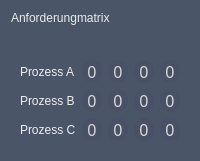
      <widget class="QGroupBox" name="groupBox">
       <property name="styleSheet">
        <string notr="true">background-color: rgb(74, 85, 104);
border-radius: 10px;
border: none;</string>
       </property>
       <layout class="QVBoxLayout" name="verticalLayout_2">
        <item>
         <widget class="QLabel" name="Requirements_headline_label">
          <property name="styleSheet">
           <string notr="true">background-color: none;
color: rgb(235, 235, 235);
font: 18pt &quot;Futura Hv BT&quot;;
border-radius: 10px; </string>
          </property>
          <property name="text">
           <string>Anforderungmatrix</string>
          </property>
         </widget>
        </item>
        <item>
         <widget class="QGroupBox" name="groupBox">
          <property name="styleSheet">
           <string notr="true">background-color: none;
border-radius: 10px; </string>
          </property>
          <layout class="QGridLayout" name="gridLayout_2">
           <item row="0" column="4">
            <widget class="QLabel" name="Requirements_TapeDrive_Icon_label">
             <property name="styleSheet">
              <string notr="true">background-color: none;
image: url(:/resources/TapeDrive_Icon.png);</string>
             </property>
             <property name="text">
              <string/>
             </property>
            </widget>
           </item>
           <item row="3" column="2">
            <widget class="QLabel" name="C2_label_needed">
             <property name="font">
              <font>
               <family>Futura PT</family>
               <pointsize>12</pointsize>
               <weight>62</weight>
               <italic>false</italic>
               <bold>true</bold>
              </font>
             </property>
             <property name="styleSheet">
              <string notr="true">color: rgb(217, 217, 217);
font: 500 12pt &quot;Futura PT&quot;;
background-color: rgb(73, 81, 103);</string>
             </property>
             <property name="text">
              <string>0</string>
             </property>
             <property name="alignment">
              <set>Qt::AlignCenter</set>
             </property>
            </widget>
           </item>
           <item row="1" column="4">
            <widget class="QLabel" name="A4_label_needed">
             <property name="font">
              <font>
               <family>Futura PT</family>
               <pointsize>12</pointsize>
               <weight>62</weight>
               <italic>false</italic>
               <bold>true</bold>
              </font>
             </property>
             <property name="styleSheet">
              <string notr="true">color: rgb(217, 217, 217);
font: 500 12pt &quot;Futura PT&quot;;
background-color: rgb(73, 81, 103);</string>
             </property>
             <property name="text">
              <string>0</string>
             </property>
             <property name="alignment">
              <set>Qt::AlignCenter</set>
             </property>
            </widget>
           </item>
           <item row="2" column="3">
            <widget class="QLabel" name="B3_label_needed">
             <property name="font">
              <font>
               <family>Futura PT</family>
               <pointsize>12</pointsize>
               <weight>62</weight>
               <italic>false</italic>
               <bold>true</bold>
              </font>
             </property>
             <property name="styleSheet">
              <string notr="true">color: rgb(217, 217, 217);
font: 500 12pt &quot;Futura PT&quot;;
background-color: rgb(73, 81, 103);</string>
             </property>
             <property name="text">
              <string>0</string>
             </property>
             <property name="alignment">
              <set>Qt::AlignCenter</set>
             </property>
            </widget>
           </item>
           <item row="2" column="2">
            <widget class="QLabel" name="B2_label_needed">
             <property name="font">
              <font>
               <family>Futura PT</family>
               <pointsize>12</pointsize>
               <weight>62</weight>
               <italic>false</italic>
               <bold>true</bold>
              </font>
             </property>
             <property name="styleSheet">
              <string notr="true">color: rgb(217, 217, 217);
font: 500 12pt &quot;Futura PT&quot;;
background-color: rgb(73, 81, 103);</string>
             </property>
             <property name="text">
              <string>0</string>
             </property>
             <property name="alignment">
              <set>Qt::AlignCenter</set>
             </property>
            </widget>
           </item>
           <item row="3" column="0">
            <widget class="QLabel" name="Requirements_Process_C_Label">
             <property name="styleSheet">
              <string notr="true">background-color: none;
color: rgb(237, 237, 237);
font: 12pt &quot;Futura Bk BT&quot;;
</string>
             </property>
             <property name="text">
              <string>Prozess C</string>
             </property>
            </widget>
           </item>
           <item row="2" column="0">
            <widget class="QLabel" name="Requirements_Process_B_Label">
             <property name="styleSheet">
              <string notr="true">background-color: none;
color: rgb(237, 237, 237);
font: 12pt &quot;Futura Bk BT&quot;;</string>
             </property>
             <property name="text">
              <string>Prozess B</string>
             </property>
            </widget>
           </item>
           <item row="0" column="3">
            <widget class="QLabel" name="Requirements_Plotter_Icon_label">
             <property name="styleSheet">
              <string notr="true">background-color: none;
image: url(:/resources/Plotter_Icon.png);</string>
             </property>
             <property name="text">
              <string/>
             </property>
            </widget>
           </item>
           <item row="1" column="1">
            <widget class="QLabel" name="A1_label_needed">
             <property name="font">
              <font>
               <family>Futura PT</family>
               <pointsize>12</pointsize>
               <weight>62</weight>
               <italic>false</italic>
               <bold>true</bold>
              </font>
             </property>
             <property name="styleSheet">
              <string notr="true">color: rgb(217, 217, 217);
font: 500 12pt &quot;Futura PT&quot;;
background-color: rgb(73, 81, 103);</string>
             </property>
             <property name="text">
              <string>0</string>
             </property>
             <property name="alignment">
              <set>Qt::AlignCenter</set>
             </property>
            </widget>
           </item>
           <item row="2" column="1">
            <widget class="QLabel" name="B1_label_needed">
             <property name="font">
              <font>
               <family>Futura PT</family>
               <pointsize>12</pointsize>
               <weight>62</weight>
               <italic>false</italic>
               <bold>true</bold>
              </font>
             </property>
             <property name="styleSheet">
              <string notr="true">color: rgb(217, 217, 217);
font: 500 12pt &quot;Futura PT&quot;;
background-color: rgb(73, 81, 103);</string>
             </property>
             <property name="text">
              <string>0</string>
             </property>
             <property name="alignment">
              <set>Qt::AlignCenter</set>
             </property>
            </widget>
           </item>
           <item row="1" column="2">
            <widget class="QLabel" name="A2_label_needed">
             <property name="font">
              <font>
               <family>Futura PT</family>
               <pointsize>12</pointsize>
               <weight>62</weight>
               <italic>false</italic>
               <bold>true</bold>
              </font>
             </property>
             <property name="styleSheet">
              <string notr="true">color: rgb(217, 217, 217);
font: 500 12pt &quot;Futura PT&quot;;
background-color: rgb(73, 81, 103);</string>
             </property>
             <property name="text">
              <string>0</string>
             </property>
             <property name="alignment">
              <set>Qt::AlignCenter</set>
             </property>
            </widget>
           </item>
           <item row="2" column="4">
            <widget class="QLabel" name="B4_label_needed">
             <property name="font">
              <font>
               <family>Futura PT</family>
               <pointsize>12</pointsize>
               <weight>62</weight>
               <italic>false</italic>
               <bold>true</bold>
              </font>
             </property>
             <property name="styleSheet">
              <string notr="true">color: rgb(217, 217, 217);
font: 500 12pt &quot;Futura PT&quot;;
background-color: rgb(73, 81, 103);</string>
             </property>
             <property name="text">
              <string>0</string>
             </property>
             <property name="alignment">
              <set>Qt::AlignCenter</set>
             </property>
            </widget>
           </item>
           <item row="1" column="3">
            <widget class="QLabel" name="A3_label_needed">
             <property name="font">
              <font>
               <family>Futura PT</family>
               <pointsize>12</pointsize>
               <weight>62</weight>
               <italic>false</italic>
               <bold>true</bold>
              </font>
             </property>
             <property name="styleSheet">
              <string notr="true">color: rgb(217, 217, 217);
font: 500 12pt &quot;Futura PT&quot;;
background-color: rgb(73, 81, 103);</string>
             </property>
             <property name="text">
              <string>0</string>
             </property>
             <property name="alignment">
              <set>Qt::AlignCenter</set>
             </property>
            </widget>
           </item>
           <item row="0" column="1">
            <widget class="QLabel" name="Requirements_Printer_Icon_label">
             <property name="styleSheet">
              <string notr="true">background-color: none;
image: url(:/resources/Printer_Icon.png);</string>
             </property>
             <property name="text">
              <string/>
             </property>
            </widget>
           </item>
           <item row="3" column="3">
            <widget class="QLabel" name="C3_label_needed">
             <property name="font">
              <font>
               <family>Futura PT</family>
               <pointsize>12</pointsize>
               <weight>62</weight>
               <italic>false</italic>
               <bold>true</bold>
              </font>
             </property>
             <property name="styleSheet">
              <string notr="true">color: rgb(217, 217, 217);
font: 500 12pt &quot;Futura PT&quot;;
background-color: rgb(73, 81, 103);</string>
             </property>
             <property name="text">
              <string>0</string>
             </property>
             <property name="alignment">
              <set>Qt::AlignCenter</set>
             </property>
            </widget>
           </item>
           <item row="3" column="4">
            <widget class="QLabel" name="C4_label_needed">
             <property name="font">
              <font>
               <family>Futura PT</family>
               <pointsize>12</pointsize>
               <weight>62</weight>
               <italic>false</italic>
               <bold>true</bold>
              </font>
             </property>
             <property name="styleSheet">
              <string notr="true">color: rgb(217, 217, 217);
background-color: rgb(73, 81, 103);
font: 500 12pt &quot;Futura PT&quot;;</string>
             </property>
             <property name="text">
              <string>0</string>
             </property>
             <property name="alignment">
              <set>Qt::AlignCenter</set>
             </property>
            </widget>
           </item>
           <item row="0" column="2">
            <widget class="QLabel" name="Requirements_CD_Icon_label">
             <property name="styleSheet">
              <string notr="true">background-color: none;
image: url(:/resources/CD-ROM_Icon.png);</string>
             </property>
             <property name="text">
              <string/>
             </property>
            </widget>
           </item>
           <item row="1" column="0">
            <widget class="QLabel" name="Requirements_Process_A_Label">
             <property name="styleSheet">
              <string notr="true">background-color: none;
color: rgb(237, 237, 237);
font: 12pt &quot;Futura Bk BT&quot;;</string>
             </property>
             <property name="text">
              <string>Prozess A</string>
             </property>
            </widget>
           </item>
           <item row="3" column="1">
            <widget class="QLabel" name="C1_label_needed">
             <property name="font">
              <font>
               <family>Futura PT</family>
               <pointsize>12</pointsize>
               <weight>62</weight>
               <italic>false</italic>
               <bold>true</bold>
              </font>
             </property>
             <property name="styleSheet">
              <string notr="true">color: rgb(217, 217, 217);
font: 500 12pt &quot;Futura PT&quot;;
background-color: rgb(73, 81, 103);</string>
             </property>
             <property name="text">
              <string>0</string>
             </property>
             <property name="alignment">
              <set>Qt::AlignCenter</set>
             </property>
            </widget>
           </item>
          </layout>
         </widget>
        </item>
       </layout>
      </widget>
